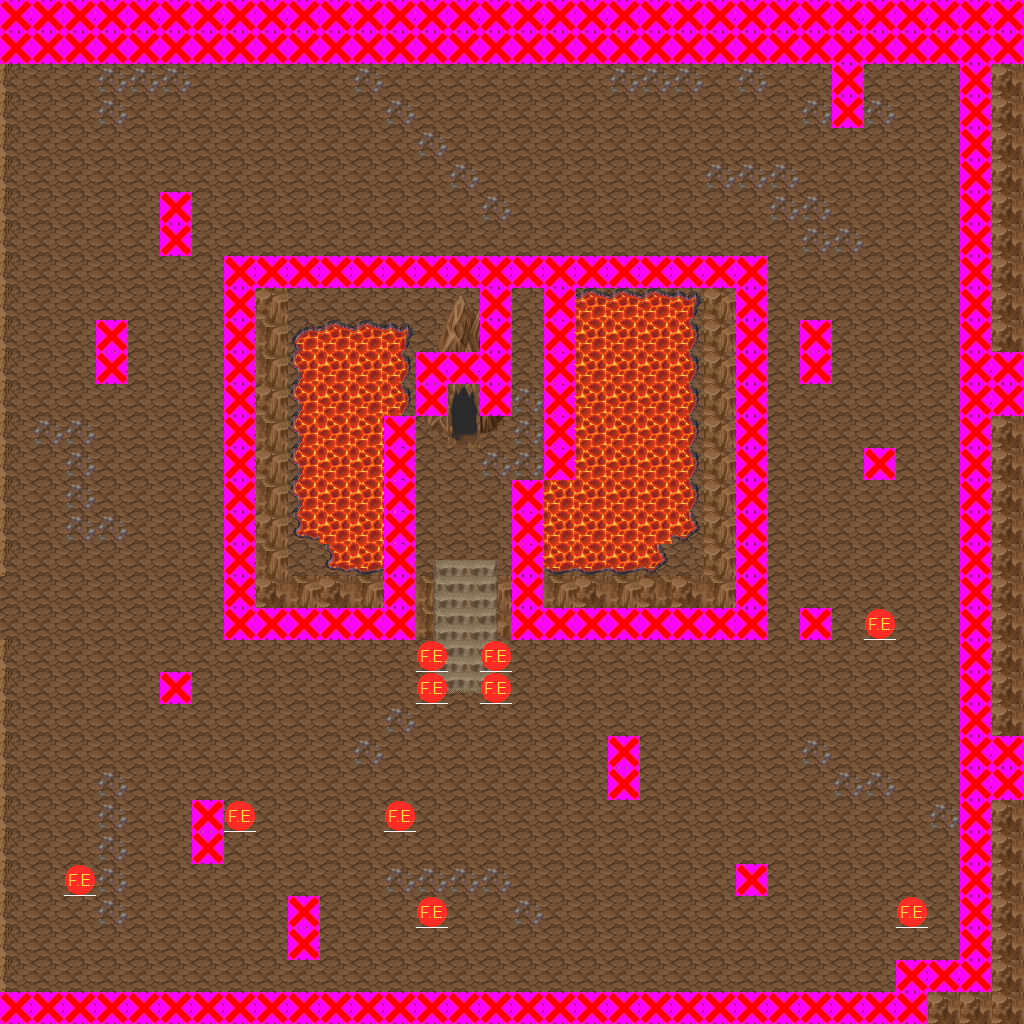

Rendered tile map (Tiled .tmx) drawn with the repository's tilesets; below, a short description and the map source with its tile grids summarised:
An orthogonal 32x32 tile map with 32x32 px tiles, 6 tile layers (Layer 1, Layer 2, Layer 3, Clip, ...), 8 tilesets and 2 objects (2x Portal).

<map version="1.0" orientation="orthogonal" width="32" height="32" tilewidth="32" tileheight="32">
 <tileset firstgid="1" name="Rock" tilewidth="32" tileheight="32">
  <image source="rock.png" />
  <tile id="0">
   <properties>
    <property name="TileType" value="0" />
    <property name="TileType" value="0" />
    <property name="TileType" value="0" />
    <property name="TileType" value="0" />
    <property name="TileType" value="0" />
    <property name="TileType" value="0" />
    <property name="TileType" value="0" />
    <property name="TileType" value="0" />
    <property name="TileType" value="0" />
    <property name="TileType" value="0" />
    <property name="TileType" value="0" />
    <property name="TileType" value="0" />
    <property name="TileType" value="0" />
    <property name="TileType" value="0" />
    <property name="TileType" value="0" />
    <property name="TileType" value="0" />
    <property name="TileType" value="0" />
    <property name="TileType" value="0" />
    <property name="TileType" value="0" />
    <property name="TileType" value="0" />
    <property name="TileType" value="0" />
    <property name="TileType" value="0" />
    <property name="TileType" value="0" />
    <property name="TileType" value="0" />
    <property name="TileType" value="0" />
    <property name="TileType" value="0" />
    <property name="TileType" value="0" />
   </properties>
  </tile>
 </tileset>
 <tileset firstgid="2" name="Lava" tilewidth="32" tileheight="32">
  <image source="lava.png" />
  <tile id="0">
   <properties>
    <property name="TileType" value="1" />
    <property name="TileType" value="1" />
    <property name="TileType" value="1" />
    <property name="TileType" value="1" />
    <property name="TileType" value="1" />
    <property name="TileType" value="1" />
    <property name="TileType" value="1" />
    <property name="TileType" value="1" />
    <property name="TileType" value="1" />
    <property name="TileType" value="1" />
    <property name="TileType" value="1" />
    <property name="TileType" value="1" />
    <property name="TileType" value="1" />
    <property name="TileType" value="1" />
    <property name="TileType" value="1" />
    <property name="TileType" value="1" />
    <property name="TileType" value="1" />
    <property name="TileType" value="1" />
    <property name="TileType" value="1" />
    <property name="TileType" value="1" />
    <property name="TileType" value="1" />
    <property name="TileType" value="1" />
    <property name="TileType" value="1" />
    <property name="TileType" value="1" />
    <property name="TileType" value="1" />
    <property name="TileType" value="1" />
    <property name="TileType" value="1" />
   </properties>
  </tile>
 </tileset>
 <tileset firstgid="3" name="FireEnemy" tilewidth="32" tileheight="32">
  <image source="FireEnemyIcon.png" trans="ff00ff" />
  <tile id="0">
   <properties>
    <property name="Type" value="Fire" />
    <property name="Type" value="Fire" />
    <property name="Type" value="Fire" />
    <property name="Type" value="Fire" />
    <property name="Type" value="Fire" />
    <property name="Type" value="Fire" />
    <property name="Type" value="Fire" />
    <property name="Type" value="Fire" />
    <property name="Type" value="Fire" />
    <property name="Type" value="Fire" />
    <property name="Type" value="Fire" />
    <property name="Type" value="Fire" />
    <property name="Type" value="Fire" />
    <property name="Type" value="Fire" />
    <property name="Type" value="Fire" />
    <property name="Type" value="Fire" />
    <property name="Type" value="Fire" />
    <property name="Type" value="Fire" />
    <property name="Type" value="Fire" />
    <property name="Type" value="Fire" />
    <property name="Type" value="Fire" />
    <property name="Type" value="Fire" />
    <property name="Type" value="Fire" />
    <property name="Type" value="Fire" />
    <property name="Type" value="Fire" />
    <property name="Type" value="Fire" />
    <property name="Type" value="Fire" />
   </properties>
  </tile>
  <tile id="1">
   <properties>
    <property name="Type" value="Wind" />
    <property name="Type" value="Wind" />
    <property name="Type" value="Wind" />
    <property name="Type" value="Wind" />
    <property name="Type" value="Wind" />
    <property name="Type" value="Wind" />
    <property name="Type" value="Wind" />
    <property name="Type" value="Wind" />
    <property name="Type" value="Wind" />
    <property name="Type" value="Wind" />
    <property name="Type" value="Wind" />
    <property name="Type" value="Wind" />
    <property name="Type" value="Wind" />
    <property name="Type" value="Wind" />
    <property name="Type" value="Wind" />
    <property name="Type" value="Wind" />
    <property name="Type" value="Wind" />
    <property name="Type" value="Wind" />
    <property name="Type" value="Wind" />
    <property name="Type" value="Wind" />
   </properties>
  </tile>
 </tileset>
 <tileset firstgid="5" name="Clip" tilewidth="32" tileheight="32">
  <image source="solid.jpg" trans="ff00ff" />
 </tileset>
 <tileset firstgid="6" name="MountainPieces" tilewidth="32" tileheight="32">
  <image source="MountainPieces.png" trans="ffffff" />
 </tileset>
 <tileset firstgid="318" name="ConnectionLavat" tilewidth="32" tileheight="32">
  <image source="ConnectionLavat.png" trans="ffffff" />
 </tileset>
 <tileset firstgid="366" name="LavaGround" tilewidth="32" tileheight="32">
  <image source="LavaGround.png" trans="ffffff" />
 </tileset>
 <tileset firstgid="414" name="Overflow" tilewidth="32" tileheight="32">
  <image source="Overflow.png" trans="ffffff" />
 </tileset>
 <layer name="Layer 1" width="32" height="32">
  <data>[1024 cells, 1024 non-empty, 1 distinct tile ids]</data>
 </layer>
 <layer name="Layer 2" width="32" height="32">
  <data>[1024 cells, 429 non-empty, 52 distinct tile ids]</data>
 </layer>
 <layer name="Layer 3" width="32" height="32">
  <data>[1024 cells, 15 non-empty, 9 distinct tile ids]</data>
 </layer>
 <layer name="Clip" width="32" height="32">
  <data>[1024 cells, 220 non-empty, 1 distinct tile ids]</data>
 </layer>
 <layer name="Enemy" width="32" height="32">
  <data>[1024 cells, 10 non-empty, 1 distinct tile ids]</data>
 </layer>
 <objectgroup name="Objects" width="32" height="32">
  <object name="Portal3" type="Portal" x="7" y="581" width="14" height="51">
   <properties>
    <property name="DestinationMap" value="Levels\TestFireMap\Mountain4" />
    <property name="DestinationX" value="29" />
    <property name="DestinationY" value="18" />
   </properties>
  </object>
  <object name="Portal" type="Portal" x="454" y="423" width="22" height="22">
   <properties>
    <property name="DestinationMap" value="Levels\TestFireMap\BossRoom" />
    <property name="DestinationX" value="16" />
    <property name="DestinationY" value="31" />
   </properties>
  </object>
 </objectgroup>
 <layer name="Collectable" width="32" height="32">
  <data>[1024 cells, 0 non-empty, 0 distinct tile ids]</data>
 </layer>
</map>
